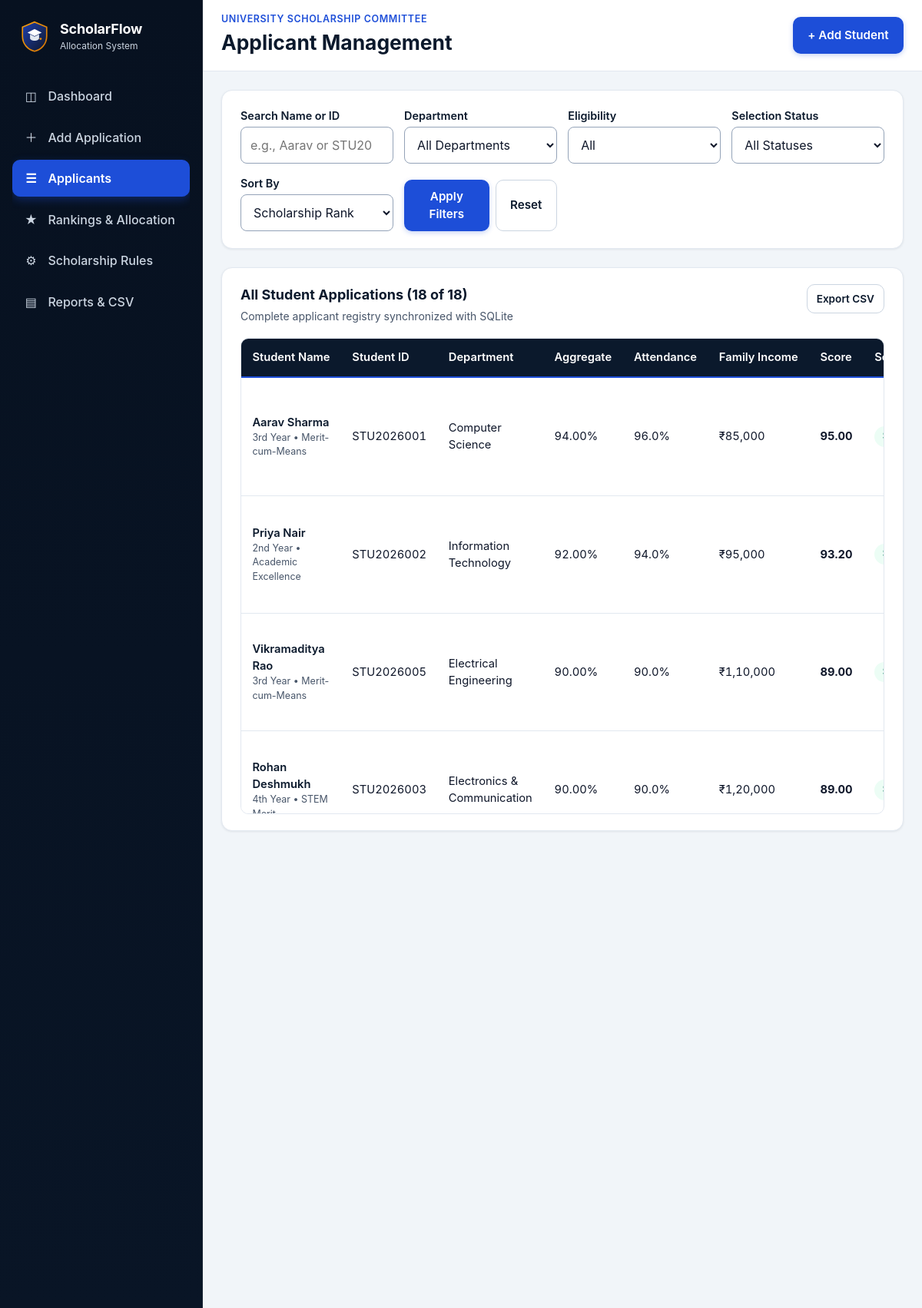
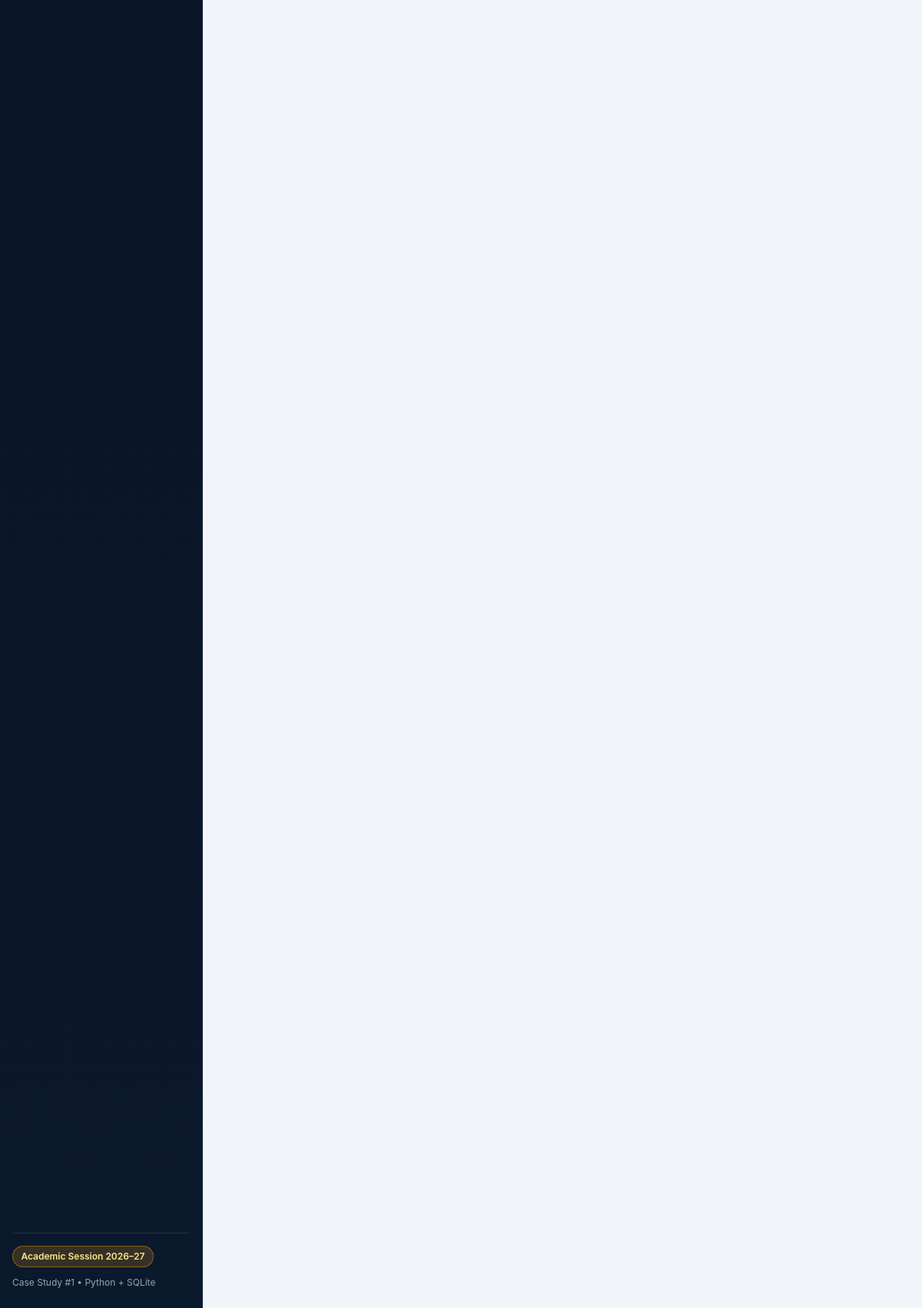
The app's page /applicants with its own data (2 pictures, top to bottom).
### tables this page shows
CREATE TABLE students (
                id INTEGER PRIMARY KEY AUTOINCREMENT,
                student_id TEXT NOT NULL UNIQUE,
                full_name TEXT NOT NULL,
                age INTEGER NOT NULL,
                gender TEXT DEFAULT '',
                department TEXT NOT NULL,
                academic_year TEXT NOT NULL,
                phone TEXT DEFAULT '',
                email TEXT DEFAULT '',
                math_marks REAL NOT NULL,
                physics_marks REAL NOT NULL,
                chemistry_marks REAL NOT NULL,
                english_marks REAL NOT NULL,
                cs_marks REAL NOT NULL,
                total_marks REAL NOT NULL,
                aggregate_percentage REAL NOT NULL,
                attendance_percentage REAL NOT NULL,
                annual_income REAL NOT NULL,
                income_certificate_status TEXT NOT NULL,
                scholarship_category TEXT NOT NULL,
                application_date TEXT NOT NULL,
                created_at TEXT DEFAULT CURRENT_TIMESTAMP
            );

### app.py (the view)
    @app.route("/applicants")
    def applicants():
        rules, state = get_evaluated_state()
        records = list(state["all_evaluated"])
        query = request.args.get("q", "").strip()
        dept_filter = request.args.get("department", "").strip()
        eligibility_filter = request.args.get("eligibility", "all").strip()
        selection_filter = request.args.get("selection", "all").strip()
        sort_by = request.args.get("sort", "rank").strip()
        filtered = []
        q_lower = query.lower()
        for student in records:
            if q_lower:
                name_match = q_lower in student["full_name"].lower()
                id_match = q_lower in student["student_id"].lower()
                if not (name_match or id_match):
                    continue
            if dept_filter and student["department"] != dept_filter:
                continue
            if eligibility_filter == "eligible" and not student["is_eligible"]:
                continue
            if eligibility_filter == "rejected" and student["is_eligible"]:
                continue
            if selection_filter != "all" and student["selection_code"] != selection_filter:
                continue
            filtered.append(student)
        if sort_by == "marks_desc":
            filtered.sort(key=lambda s: float(s["aggregate_percentage"]), reverse=True)
        elif sort_by == "marks_asc":
            filtered.sort(key=lambda s: float(s["aggregate_percentage"]))
        elif sort_by == "score_desc":
            filtered.sort(
                key=lambda s: (1 if s["is_eligible"] else 0, float(s["scholarship_score"])),
                reverse=True,
            )
        elif sort_by == "score_asc":
            filtered.sort(
                key=lambda s: (0 if s["is_eligible"] else 1, float(s["scholarship_score"]))
            )
        elif sort_by == "name_asc":
            filtered.sort(key=lambda s: s["full_name"].lower())
        elif sort_by == "recent":
            filtered.sort(key=lambda s: (str(s["application_date"]), int(s["id"])), reverse=True)
        else:
            filtered.sort(
                key=lambda s: (
                    0 if s["rank"] is not None else 1,
                    s["rank"] if s["rank"] is not None else 999999,
                    s["student_id"],
                )
            )
        return render_template(
            "applicants.html",
            active_page="applicants",
            students=filtered,
            total_count=len(records),
            rules=rules,
            filters={
                "q": query,
                "department": dept_filter,
                "eligibility": eligibility_filter,
                "selection": selection_filter,
                "sort": sort_by,
            },
        )

### database.py (called while the page is built)
def get_connection(db_path=DEFAULT_DB_PATH):
    db_dir = os.path.dirname(db_path)
    if db_dir:
        os.makedirs(db_dir, exist_ok=True)
    conn = sqlite3.connect(db_path)
    conn.row_factory = sqlite3.Row
    return conn

def get_rules(db_path=DEFAULT_DB_PATH):
    conn = get_connection(db_path)
    try:
        row = conn.execute("SELECT * FROM scholarship_rules WHERE id = 1").fetchone()
        return dict(row) if row else dict(DEFAULT_RULES)
    finally:
        conn.close()

def get_all_students(db_path=DEFAULT_DB_PATH):
    conn = get_connection(db_path)
    try:
        rows = conn.execute(
            "SELECT * FROM students ORDER BY application_date DESC, id DESC"
        ).fetchall()
        return [dict(r) for r in rows]
    finally:
        conn.close()

def count_missing_sample_students(db_path=DEFAULT_DB_PATH):
    existing_ids = {s["student_id"].upper() for s in get_all_students(db_path)}
    missing = 0
    for sample in SAMPLE_STUDENTS:
        if sample["student_id"].upper() not in existing_ids:
            missing += 1
    return missing

### scholarship_logic.py (called while the page is built)
def format_inr(amount):
    value = int(round(float(amount)))
    negative = value < 0
    digits = str(abs(value))
    if len(digits) <= 3:
        formatted = digits
    else:
        last_three = digits[-3:]
        remaining = digits[:-3]
        groups = []
        while len(remaining) > 2:
            groups.insert(0, remaining[-2:])
            remaining = remaining[:-2]
        if remaining:
            groups.insert(0, remaining)
        formatted = ",".join(groups) + "," + last_three
    if negative:
        return f"-₹{formatted}"
    return f"₹{formatted}"

def generate_merit_pattern(score, is_eligible):
    if not is_eligible:
        return "☆☆☆☆☆ (Not Eligible)"
    if score >= 90:
        filled_stars = 5
    elif score >= 80:
        filled_stars = 4
    elif score >= 70:
        filled_stars = 3
    elif score >= 60:
        filled_stars = 2
    else:
        filled_stars = 1
    pattern = ""
    index = 0
    while index < 5:
        if index < filled_stars:
            pattern = pattern + "★"
        else:
            pattern = pattern + "☆"
        index = index + 1
    return f"{pattern} (Tier {filled_stars}/5)"

def calculate_academic_totals(marks_list):
    total = 0.0
    for mark in marks_list:
        total = total + float(mark)
    subject_count = len(marks_list)
    aggregate = total / subject_count if subject_count > 0 else 0.0
    return round(total, 2), round(aggregate, 2)

### templates/applicants.html (shortened to what this page needs)
{% extends "base.html" %}
{% block page_title %}Applicant Management{% endblock %}
{% block topbar_actions %}
  <a href="{{ url_for('add_student_view') }}" class="btn btn-primary">+ Add Student</a>
{% endblock %}
{% block content %}
<section class="panel" aria-label="Search and Filter Applicants">
  <search>
    <form method="GET" action="{{ url_for('applicants') }}" class="filter-bar">
      <div class="field">
        <label for="q">Search Name or ID</label>
        <input type="search" id="q" name="q" value="{{ filters.q }}" placeholder="e.g., Aarav or STU2026001" autocorrect="off" spellcheck="false">
      </div>
      <div class="field">
        <label for="department">Department</label>
        <select id="department" name="department">
          <option value="">All Departments</option>
        </select>
      </div>
      <div class="field">
        <label for="eligibility">Eligibility</label>
        <select id="eligibility" name="eligibility">
          <option value="all" {% if filters.eligibility == 'all' %}selected{% endif %}>All</option>
        </select>
      </div>
      <div class="field">
        <label for="selection">Selection Status</label>
        <select id="selection" name="selection">
          <option value="all" {% if filters.selection == 'all' %}selected{% endif %}>All Statuses</option>
        </select>
      </div>
      <div class="field">
        <label for="sort">Sort By</label>
        <select id="sort" name="sort">
          <option value="rank" {% if filters.sort == 'rank' %}selected{% endif %}>Scholarship Rank</option>
        </select>
      </div>
      <div class="filter-actions">
        <button type="submit" class="btn btn-primary">Apply Filters</button>
        <a href="{{ url_for('applicants') }}" class="btn btn-secondary">Reset</a>
      </div>
    </form>
  </search>
</section>
<section class="panel" aria-labelledby="applicants-table-caption">
  <div class="panel-header">
    <div>
      <h2 id="applicants-table-caption" class="panel-title">All Student Applications ({{ students|length }} of {{ total_count }})</h2>
      <p class="panel-subtitle">Complete applicant registry synchronized with SQLite</p>
    </div>
    <a href="{{ url_for('export_csv') }}" class="btn btn-secondary btn-sm">Export CSV</a>
  </div>
  {% if students %}
    <div tabindex="0" role="region" aria-labelledby="applicants-table-caption" class="table-wrapper">
      <table class="data-table" style="--label-2: 'ID'; --label-3: 'Department'; --label-4: 'Aggregate'; --label-5: 'Attendance'; --label-6: 'Income'; --label-7: 'Score'; --label-8: 'Selection'; --label-9: 'Actions';">
        <thead>
          <tr>
            <th scope="col">Student Name</th>
            <th scope="col">Student ID</th>
            <th scope="col">Department</th>
            <th scope="col">Aggregate</th>
            <th scope="col">Attendance</th>
            <th scope="col">Family Income</th>
            <th scope="col">Score</th>
            <th scope="col">Selection Status</th>
          </tr>
        </thead>
        <tbody>
          {% for student in students %}
            <tr>
              <th scope="row">
                <a href="{{ url_for('student_details', student_id=student.student_id) }}" class="student-link">{{ student.full_name }}</a>
                <span class="row-sub">{{ student.academic_year }} • {{ student.scholarship_category }}</span>
              </th>
              <td class="tabular">{{ student.student_id }}</td>
              <td>{{ student.department }}</td>
              <td class="tabular">{{ "%.2f"|format(student.aggregate_percentage) }}%</td>
              <td class="tabular">{{ "%.1f"|format(student.attendance_percentage) }}%</td>
              <td class="tabular">{{ format_inr(student.annual_income) }}</td>
              <td class="tabular">
                {% if student.is_eligible %}
                  <strong>{{ "%.2f"|format(student.scholarship_score) }}</strong>
                {% else %}
                  <span class="muted-meta">0.00</span>
                {% endif %}
              </td>
              <td>
                {% if student.selection_code == 'selected' %}
                  <span class="badge badge-success">Selected (Rank #{{ student.rank }})</span>
                {% elif student.selection_code == 'waitlisted' %}
                  <span class="badge badge-warning">Waitlisted (Rank #{{ student.rank }})</span>
                {% else %}
                  <span class="badge badge-danger">Not Eligible</span>
                  <span class="row-sub text-danger">{{ student.rejection_summary }}</span>
                {% endif %}
              </td>
            </tr>
          {% endfor %}
        </tbody>
      </table>
    </div>
  {% else %}
    <div class="empty-state">
      <p>No applicants match your search or filter criteria.</p>
      <a href="{{ url_for('applicants') }}" class="btn btn-secondary">Clear Filters</a>
    </div>
  {% endif %}
</section>
{% endblock %}

### static/css/style.css (style rules this page uses)
:root { --navy-950: #071120; --navy-900: #0b192c; --navy-800: #152a45; --royal-600: #1d4ed8; --royal-700: #1e40af; --royal-50: #eff6ff; --gold-600: #d97706; --gold-500: #f59e0b; --gold-100: #fef3c7; --gold-50: #fffbeb; --bg-page: #f1f5f9; --bg-card: #ffffff; --border-subtle: #e2e8f0; --border-input: #94a3b8; --text-main: #0f172a; --text-muted: #475569; --success-text: #047857; --success-bg: #ecfdf5; --warning-text: #b45309; --warning-bg: #fffbeb; --danger-text: #b91c1c; --danger-bg: #fef2f2; --radius-md: 10px; --radius-lg: 14px; --shadow-sm: 0 1px 3px rgba(15, 23, 42, 0.08); --shadow-md: 0 6px 20px rgba(15, 23, 42, 0.08); --sidebar-width: 264px; }
*, *::before, *::after { box-sizing: border-box; }
html { font-family: "Inter", "Segoe UI", system-ui, -apple-system, sans-serif; line-height: 1.5; color: var(--text-main); background: var(--bg-page); }
body { margin: 0; min-height: 100vh; }
.tabular { font-variant-numeric: tabular-nums; }
.btn { display: inline-flex; align-items: center; justify-content: center; gap: 0.45rem; min-height: 48px; padding: 0.6rem 1.15rem; border-radius: var(--radius-md); font: inherit; font-size: 0.95rem; font-weight: 600; text-decoration: none; border: 1px solid transparent; cursor: pointer; transition: transform 0.15s ease, box-shadow 0.15s ease, background-color 0.15s ease; }
.btn-sm { min-height: 38px; padding: 0.35rem 0.75rem; font-size: 0.85rem; }
.btn-primary { background: var(--royal-600); color: #fff; box-shadow: 0 2px 6px rgba(29, 78, 216, 0.25); }
.btn-secondary { background: #ffffff; color: var(--navy-900); border-color: #cbd5e1; }
.student-link { color: var(--navy-900); font-weight: 600; text-decoration: none; }
.badge { display: inline-flex; align-items: center; padding: 0.25rem 0.65rem; border-radius: 999px; font-size: 0.78rem; font-weight: 600; white-space: nowrap; }
.badge-success { background: var(--success-bg); color: var(--success-text); }
.panel { background: var(--bg-card); border: 1px solid var(--border-subtle); border-radius: var(--radius-lg); padding: 1.35rem 1.5rem; box-shadow: var(--shadow-sm); }
.panel-header { display: flex; flex-wrap: wrap; align-items: flex-start; justify-content: space-between; gap: 1rem; margin-block-end: 1.15rem; }
.panel-title { margin: 0; font-size: 1.125rem; font-weight: 700; color: var(--navy-900); }
.panel-subtitle { margin: 0.2rem 0 0; font-size: 0.875rem; color: var(--text-muted); }
.table-wrapper { overflow: auto; max-inline-size: 100%; max-block-size: min(620px, 75vh); container-type: inline-size; border: 1px solid var(--border-subtle); border-radius: var(--radius-md); }
.data-table { width: 100%; border-collapse: separate; border-spacing: 0; font-size: 0.92rem; }
.data-table thead { position: sticky; inset-block-start: 0; z-index: 2; }
.data-table thead th { background: var(--navy-900); color: #ffffff; text-align: start; font-weight: 600; padding: 0.85rem 0.9rem; white-space: nowrap; border-block-end: 2px solid var(--royal-600); }
.data-table tbody th, .data-table tbody td { padding: 0.8rem 0.9rem; border-block-end: 1px solid var(--border-subtle); vertical-align: middle; }
.data-table tbody th { position: sticky; inset-inline-start: 0; z-index: 1; background: #ffffff; text-align: start; }
.row-sub { display: block; font-size: 0.78rem; font-weight: 400; color: var(--text-muted); }
.field { display: flex; flex-direction: column; align-items: stretch; gap: 0.25rem; }
.field label { font-weight: 600; font-size: 0.9rem; color: var(--navy-900); }
input[type="text"], input[type="number"], input[type="email"], input[type="tel"], input[type="search"], input[type="date"], select { font: inherit; font-size: max(1rem, 1em); min-height: 48px; padding: 0.6rem 0.75rem; border: 1.5px solid var(--border-input); border-radius: 8px; background: #ffffff; color: var(--text-main); width: 100%; }
.filter-bar { display: grid; grid-template-columns: repeat(auto-fit, minmax(175px, 1fr)); gap: 0.9rem; align-items: end; }
.filter-actions { display: flex; gap: 0.5rem; }

### records on screen
students: full_name "Aarav Sharma", academic_year "3rd Year", scholarship_category "Merit-cum-Means", student_id "STU2026001", department "Computer Science", attendance_percentage "96.0", annual_income "₹85,000"
students: full_name "Priya Nair", academic_year "2nd Year", scholarship_category "Academic Excellence", student_id "STU2026002", department "Information Technology", attendance_percentage "94.0", annual_income "₹95,000"
students: full_name "Vikramaditya Rao", academic_year "3rd Year", scholarship_category "Merit-cum-Means", student_id "STU2026005", department "Electrical Engineering", attendance_percentage "90.0", annual_income "₹1,10,000"
students: full_name "Rohan Deshmukh", academic_year "4th Year", scholarship_category "STEM…", student_id "STU2026003", department "Electronics & Communication", attendance_percentage "90.0", annual_income "₹1,20,000"

### other values on screen
{{ students|length }} "18"
{{ total_count }} "18"
{{ "%.2f"|format(student.aggregate_percentage) }} "94.00" "92.00" "90.00" "90.00"
{{ "%.2f"|format(student.scholarship_score) }} "95.00" "93.20" "89.00" "89.00"
